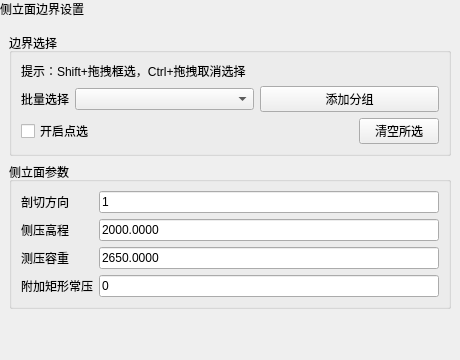
<?xml version='1.0' encoding='utf-8'?>
<ui version="4.0">
 <class>GeoStressSideFacePage</class>
 <widget class="QWidget" name="GeoStressSideFacePage">
  <property name="geometry">
   <rect>
    <x>0</x>
    <y>0</y>
    <width>460</width>
    <height>360</height>
   </rect>
  </property>
  <property name="windowTitle">
   <string>侧立面</string>
  </property>
  <layout class="QVBoxLayout" name="mainLayout">
   <property name="leftMargin">
    <number>0</number>
   </property>
   <property name="topMargin">
    <number>0</number>
   </property>
   <property name="rightMargin">
    <number>0</number>
   </property>
   <property name="bottomMargin">
    <number>0</number>
   </property>
   <item>
    <widget class="QLabel" name="pageHeaderLabel">
     <property name="sizePolicy">
      <sizepolicy hsizetype="Preferred" vsizetype="Fixed">
       <horstretch>0</horstretch>
       <verstretch>0</verstretch>
      </sizepolicy>
     </property>
     <property name="text">
      <string>侧立面边界设置</string>
     </property>
    </widget>
   </item>
   <item>
    <layout class="QVBoxLayout" name="contentLayout">
     <property name="leftMargin">
      <number>9</number>
     </property>
     <property name="topMargin">
      <number>9</number>
     </property>
     <property name="rightMargin">
      <number>9</number>
     </property>
     <property name="bottomMargin">
      <number>9</number>
     </property>
     <property name="spacing">
      <number>6</number>
     </property>
     <item>
      <widget class="QGroupBox" name="selectionGroup">
       <property name="title">
        <string>边界选择</string>
       </property>
       <layout class="QVBoxLayout" name="selectionLayout">
        <item>
         <widget class="QLabel" name="pickHintLabel">
          <property name="text">
           <string>提示：Shift+拖拽框选，Ctrl+拖拽取消选择</string>
          </property>
          <property name="wordWrap">
           <bool>false</bool>
          </property>
         </widget>
        </item>
        <item>
         <layout class="QHBoxLayout" name="groupRowLayout">
          <item>
           <widget class="QLabel" name="batchSelectLabel">
            <property name="sizePolicy">
             <sizepolicy hsizetype="Fixed" vsizetype="Preferred">
              <horstretch>0</horstretch>
              <verstretch>0</verstretch>
             </sizepolicy>
            </property>
            <property name="text">
             <string>批量选择</string>
            </property>
            <property name="wordWrap">
             <bool>false</bool>
            </property>
           </widget>
          </item>
          <item>
           <widget class="CustomComboBox" name="groupCombo">
            <property name="minimumSize">
             <size>
              <width>10</width>
              <height>0</height>
             </size>
            </property>
           </widget>
          </item>
          <item>
           <widget class="QPushButton" name="batchAddButton">
            <property name="text">
             <string>添加分组</string>
            </property>
           </widget>
          </item>
          <property name="leftMargin">
           <number>0</number>
          </property>
          <property name="topMargin">
           <number>0</number>
          </property>
          <property name="rightMargin">
           <number>0</number>
          </property>
          <property name="bottomMargin">
           <number>0</number>
          </property>
         </layout>
        </item>
        <item>
         <layout class="QHBoxLayout" name="actionRowLayout">
          <item>
           <widget class="QCheckBox" name="pickEnableCheckBox">
            <property name="text">
             <string>开启点选</string>
            </property>
           </widget>
          </item>
          <item>
           <spacer name="actionSpacer">
            <property name="orientation">
             <enum>Qt::Horizontal</enum>
            </property>
            <property name="sizeHint" stdset="0">
             <size>
              <width>40</width>
              <height>20</height>
             </size>
            </property>
           </spacer>
          </item>
          <item>
           <widget class="QPushButton" name="clearButton">
            <property name="text">
             <string>清空所选</string>
            </property>
           </widget>
          </item>
          <property name="leftMargin">
           <number>0</number>
          </property>
          <property name="topMargin">
           <number>0</number>
          </property>
          <property name="rightMargin">
           <number>0</number>
          </property>
          <property name="bottomMargin">
           <number>0</number>
          </property>
         </layout>
        </item>
        <property name="leftMargin">
         <number>9</number>
        </property>
        <property name="topMargin">
         <number>9</number>
        </property>
        <property name="rightMargin">
         <number>9</number>
        </property>
        <property name="bottomMargin">
         <number>9</number>
        </property>
       </layout>
      </widget>
     </item>
     <item>
      <widget class="QGroupBox" name="paramGroup">
       <property name="title">
        <string>侧立面参数</string>
       </property>
       <layout class="QFormLayout" name="paramFormLayout">
        <item row="0" column="0">
         <widget class="QLabel" name="idirLabel">
          <property name="text">
           <string>剖切方向</string>
          </property>
          <property name="wordWrap">
           <bool>false</bool>
          </property>
         </widget>
        </item>
        <item row="0" column="1">
         <widget class="QLineEdit" name="idirEdit">
          <property name="text">
           <string>1</string>
          </property>
          <property name="minimumSize">
           <size>
            <width>10</width>
            <height>0</height>
           </size>
          </property>
         </widget>
        </item>
        <item row="1" column="0">
         <widget class="QLabel" name="heightLabel">
          <property name="text">
           <string>侧压高程</string>
          </property>
          <property name="wordWrap">
           <bool>false</bool>
          </property>
         </widget>
        </item>
        <item row="1" column="1">
         <widget class="QLineEdit" name="heightEdit">
          <property name="text">
           <string>2000.0000</string>
          </property>
          <property name="minimumSize">
           <size>
            <width>10</width>
            <height>0</height>
           </size>
          </property>
         </widget>
        </item>
        <item row="2" column="0">
         <widget class="QLabel" name="gamaLabel">
          <property name="text">
           <string>测压容重</string>
          </property>
          <property name="wordWrap">
           <bool>false</bool>
          </property>
         </widget>
        </item>
        <item row="2" column="1">
         <widget class="QLineEdit" name="gamaEdit">
          <property name="text">
           <string>2650.0000</string>
          </property>
          <property name="minimumSize">
           <size>
            <width>10</width>
            <height>0</height>
           </size>
          </property>
         </widget>
        </item>
        <item row="3" column="0">
         <widget class="QLabel" name="pgroutLabel">
          <property name="text">
           <string>附加矩形常压</string>
          </property>
          <property name="wordWrap">
           <bool>false</bool>
          </property>
         </widget>
        </item>
        <item row="3" column="1">
         <widget class="QLineEdit" name="pgroutEdit">
          <property name="text">
           <string>0</string>
          </property>
          <property name="minimumSize">
           <size>
            <width>10</width>
            <height>0</height>
           </size>
          </property>
         </widget>
        </item>
        <property name="leftMargin">
         <number>9</number>
        </property>
        <property name="topMargin">
         <number>9</number>
        </property>
        <property name="rightMargin">
         <number>9</number>
        </property>
        <property name="bottomMargin">
         <number>9</number>
        </property>
       </layout>
      </widget>
     </item>
     <item>
      <spacer name="verticalSpacer">
       <property name="orientation">
        <enum>Qt::Vertical</enum>
       </property>
       <property name="sizeHint" stdset="0">
        <size>
         <width>20</width>
         <height>40</height>
        </size>
       </property>
      </spacer>
     </item>
    </layout>
   </item>
  </layout>
 </widget>
 <customwidgets>
  <customwidget>
   <class>CustomComboBox</class>
   <extends>QComboBox</extends>
   <header>CustomComboBox.h</header>
  </customwidget>
 </customwidgets>
 <resources />
 <connections />
</ui>
